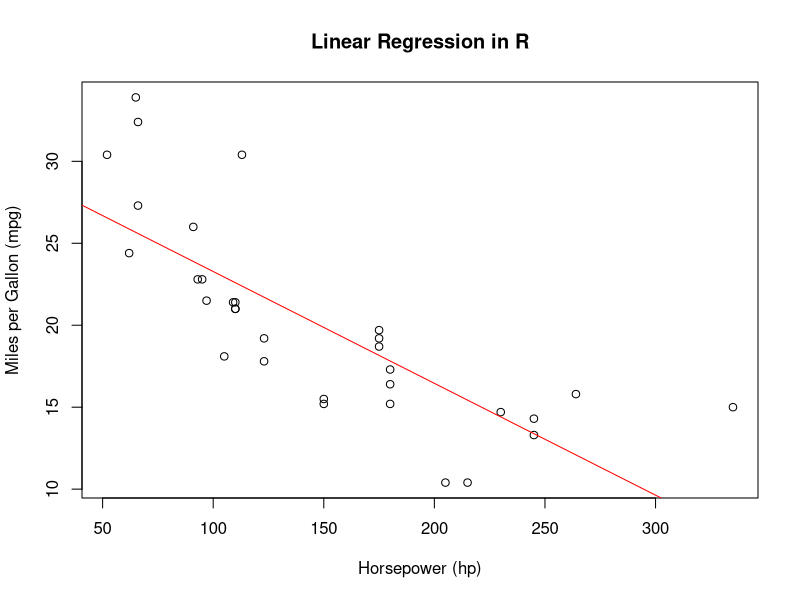

Write R code to recreate this figure.
# Load the mtcars dataset
data(mtcars)

# Perform linear regression
model <- lm(mpg ~ hp, data = mtcars)

# Print the coefficients
summary(model)

# Plot the results
plot(mtcars$hp, mtcars$mpg, main = "Linear Regression in R", xlab = "Horsepower (hp)", ylab = "Miles per Gallon (mpg)")
abline(model, col = "red")
